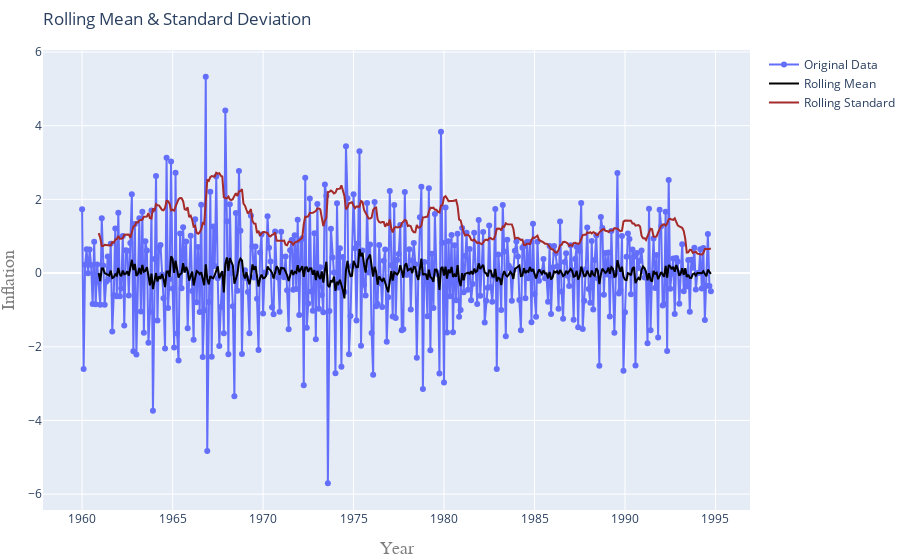

The notebook cell this image was saved under:
### Code cell
Train_seasonal_difference = Train["Monthly_Rate"] - Train["Monthly_Rate"].shift(12)
Train_seasonal_first_difference = Train_seasonal_difference - \
    Train_seasonal_difference.shift(1)  # Plotting and testing the time series for stationarity
TestStationaryPlot(Train_seasonal_first_difference.dropna(inplace=False))
adf_test(Train_seasonal_first_difference.dropna(inplace=False))

### Figure 1 — Plotly figure (JSON) as saved in the notebook; plotly's stock layout.template omitted (floating-point values rounded to 4 significant figures; data arrays with more than 128 entries replaced by an {"elided": "..."} marker saying what was removed)
{"data": [{"mode": "lines+markers", "name": "Original Data", "type": "scatter", "x": {"elided": "721 str values"}, "y": {"elided": "418 float values"}}, {"line": {"color": "black", "width": 2}, "mode": "lines", "name": "Rolling Mean", "type": "scatter", "x": {"elided": "721 str values"}, "y": {"elided": "418 float values"}}, {"line": {"color": "brown", "width": 2}, "mode": "lines", "name": "Rolling Standard", "type": "scatter", "x": {"elided": "721 str values"}, "y": {"elided": "418 float values"}}], "layout": {"margin": {"b": 50, "l": 10, "r": 0, "t": 50}, "title": {"text": "Rolling Mean & Standard Deviation", "x": 0, "xref": "paper"}, "xaxis": {"title": {"font": {"color": "#7f7f7f", "family": "Courier New, monospace", "size": 18}, "text": "Year"}}, "yaxis": {"title": {"font": {"color": "#7f7f7f", "family": "Courier New, monospace", "size": 18}, "text": "Inflation"}}}}
